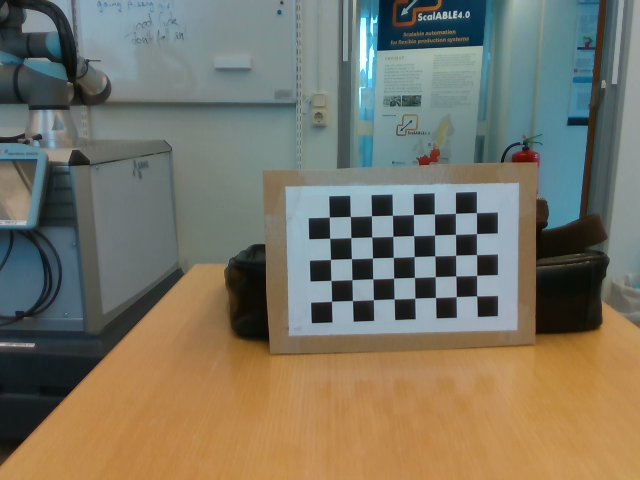
#> input picture oskars_wacky_testbed/real_sense_camera/images_real_sense/image0.png, 640 x 480 px
$ python -i meassure_objects.py   (imports and definitions only)
#> lines starting #> are read from the running program, lines starting #| are printed output that depends on the picture; after the words box and inside, x2 and y2 are one past the last pixel; in counts of white or black regions, pixels touching at a corner belong together
#> further down, picture is the input picture: shape (480, 640, 3); mean B, G, R 101.2, 116.7, 120.5
import cv2
from cv2 import aruco
import numpy as np
import pyrealsense2 as rs
# from ARHelper import *

class ObjectDetector:
    def __init__(self):
        pass

    @staticmethod
    def detect_objects(img):
        gray = cv2.cvtColor(img, cv2.COLOR_BGR2GRAY)
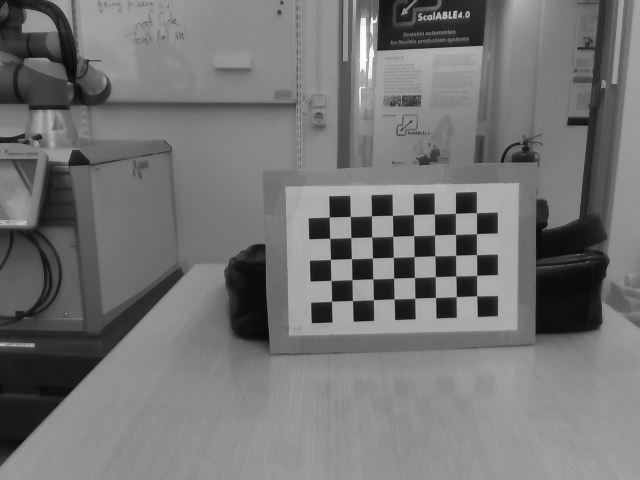
#> gray: shape (480, 640); min 9, max 253, mean 116
        mask = cv2.adaptiveThreshold(gray, 255, cv2.ADAPTIVE_THRESH_MEAN_C, cv2.THRESH_BINARY_INV, 19, 5)
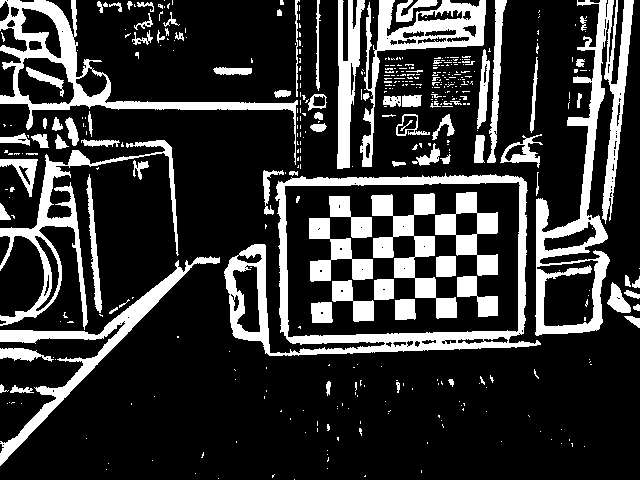
#> mask: shape (480, 640); 20.9% white; 440 white regions (349 under 20 px)
        contours, _ = cv2.findContours(mask, cv2.RETR_EXTERNAL, cv2.CHAIN_APPROX_SIMPLE)
#> contours = 416 contours, 352 with area under 20; largest, box (x1, y1, x2, y2) and area: (224, 173, 541, 356) 45154, (535, 0, 634, 336) 11378, (0, 0, 298, 165) 8997, (360, 0, 486, 167) 4687, (0, 140, 179, 330) 4264

        objects_contours = []

        for cnt in contours:
            area = cv2.contourArea(cnt)
            if area > 2000:
                objects_contours.append(cnt)
#> this loop made 416 passes
#> area on passes 110, 118, 151: 4022, 45154, 4263.5
#> after the loop, objects_contours = 7 contours; box (x1, y1, x2, y2) and area: (224, 173, 541, 356) 45154, (535, 0, 634, 336) 11378, (0, 0, 298, 165) 8997, (360, 0, 486, 167) 4687, (0, 140, 179, 330) 4264, (0, 256, 220, 466) 4022, (337, 0, 365, 169) 2266

        return objects_contours

parameters = aruco.DetectorParameters()
aruco_dict = aruco.getPredefinedDictionary(aruco.DICT_4X4_50)

def draw_objects(img, ratio):
    contours = detector.detect_objects(img)
    for cnt in contours:
        rect = cv2.minAreaRect(cnt)
        (x, y), (w, h), angle = rect

        # Get Width and Height of the Objects by applying the Ratio pixel to cm
        object_width = w / ratio
        object_height = h / ratio

        box = cv2.boxPoints(rect)
        box = np.int0(box)
        cv2.circle(img, (int(x), int(y)), 5, (0, 0, 255), -1)
        cv2.polylines(img, [box], True, (255, 0, 0), 2)

        cv2.putText(img, "Width {} cm".format(round(object_width, 1)), (int(x - 100), int(y - 20)),
                    cv2.FONT_HERSHEY_PLAIN, 2, (100, 200, 0), 2)
        cv2.putText(img, "Height {} cm".format(round(object_height, 1)), (int(x - 100), int(y + 15)),
                    cv2.FONT_HERSHEY_PLAIN, 2, (100, 200, 0), 2)

    return img


detector = ObjectDetector()

# [1 line that did not run here, left out]
# [1 line that did not run here, left out]

# Get device product line for setting a supporting resolution
# [1 line that did not run here, left out]
# [1 line that did not run here, left out]
# [1 line that did not run here, left out]
# [1 line that did not run here, left out]

found_rgb = False
# [49 lines not run here, left out]

>>> import cv2
>>> picture = cv2.imread('images_real_sense/image0.png')
>>> result = ObjectDetector().detect_objects(picture)
#> result has the same summary as objects_contours in detect_objects

$ run again, on oskars_wacky_testbed/real_sense_camera/images_real_sense/image10.png
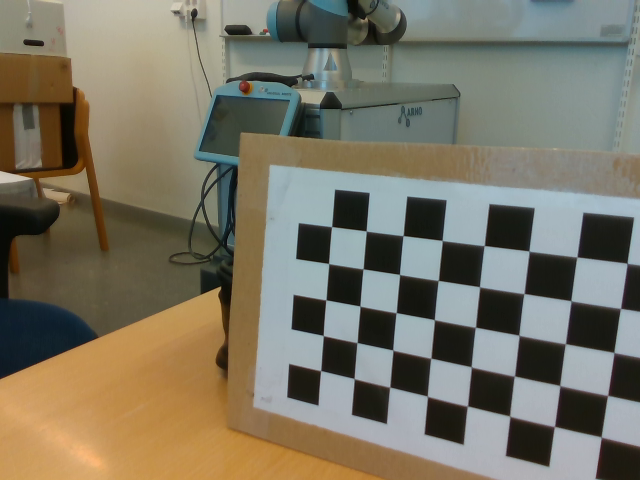
#> input picture oskars_wacky_testbed/real_sense_camera/images_real_sense/image10.png, 640 x 480 px
#> picture is the input picture: shape (480, 640, 3); mean B, G, R 100.3, 116.6, 121.6
#> in detect_objects, `gray = cv2.cvtColor(img, cv2.COLOR_BGR2GRAY)`:
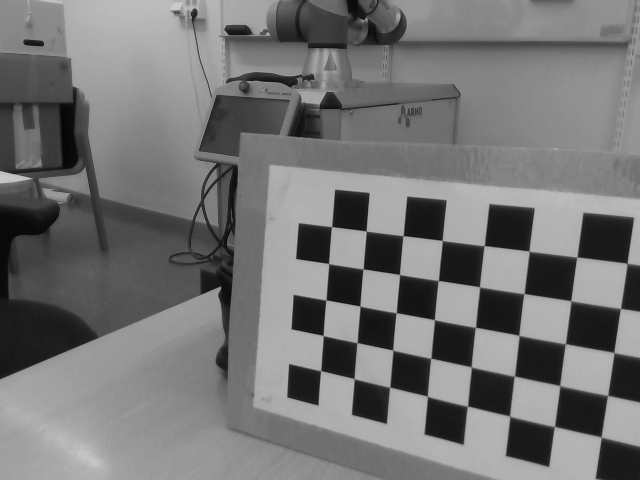
#> gray: shape (480, 640); min 5, max 206, mean 116.2
#> in detect_objects, `mask = cv2.adaptiveThreshold(gray, 255, cv2.ADAPTIVE_THRESH_MEAN_C, cv..`:
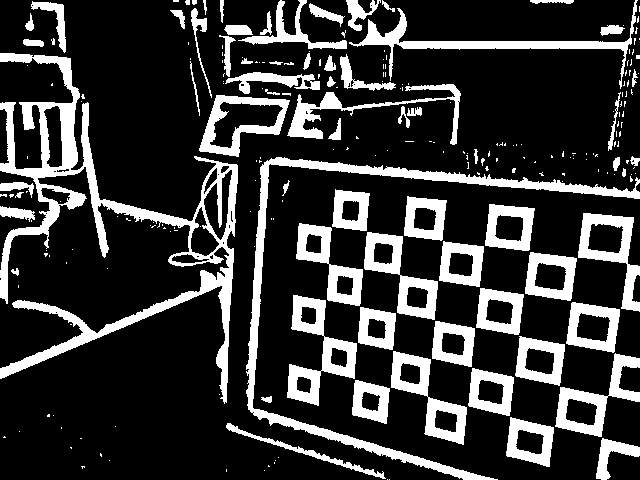
#> mask: shape (480, 640); 21.5% white; 239 white regions (171 under 20 px)
#> contours = 237 contours, 176 with area under 20; largest, box (x1, y1, x2, y2) and area: (0, 53, 238, 404) 15139, (246, 157, 640, 480) 6084, (199, 95, 290, 157) 3380, (287, 295, 357, 406) 3198, (391, 351, 467, 445) 2746
#> the loop in detect_objects, `for cnt in contours:` made 237 passes
#> area on passes 13, 19, 20: 662.5, 610.5, 1667.5
#> after the loop in detect_objects, `for cnt in contours:`: objects_contours = 11 contours; largest, box (x1, y1, x2, y2) and area: (0, 53, 238, 404) 15139, (246, 157, 640, 480) 6084, (199, 95, 290, 157) 3380, (287, 295, 357, 406) 3198, (391, 351, 467, 445) 2746
#> result has the same summary as objects_contours in detect_objects
